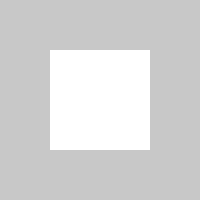
Frame 1 (no input)
Frame 60 (no input): identical to frame 1, image omitted
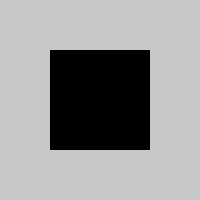
Frame 120 (the mouse pressed at the canvas centre since frame 60)

The p5.js sketch that drew these frames (run headless with seeded random() and noise() and a simulated clock; from frame 60 on, the mouse is pressed at the canvas centre):

// p5.js sketch
// ── sketch.js
let state = 0; 
const x = 50, y = 50, w = 100, h = 100;

function setup() {
  createCanvas(200, 200);
}

function draw() {
  background(200);
  fill(state === 0 ? 255 : 0);
  noStroke();
  rect(x, y, w, h);
}

function mousePressed() {
  if (mouseX > x && mouseX < x + w && mouseY > y && mouseY < y + h) {
    if (state === 0) state = 1;
  }
}
